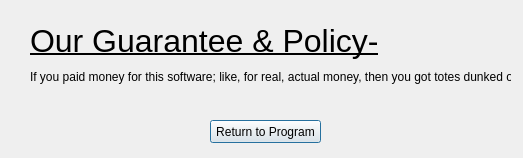
<?xml version="1.0" encoding="UTF-8"?>
<ui version="4.0">
 <class>Policy</class>
 <widget class="QDialog" name="Policy">
  <property name="geometry">
   <rect>
    <x>0</x>
    <y>0</y>
    <width>523</width>
    <height>158</height>
   </rect>
  </property>
  <property name="windowTitle">
   <string>Dialog</string>
  </property>
  <widget class="QLabel" name="label">
   <property name="geometry">
    <rect>
     <x>30</x>
     <y>20</y>
     <width>571</width>
     <height>41</height>
    </rect>
   </property>
   <property name="font">
    <font>
     <pointsize>24</pointsize>
     <weight>50</weight>
     <bold>false</bold>
     <underline>true</underline>
    </font>
   </property>
   <property name="text">
    <string>Our Guarantee &amp; Policy-</string>
   </property>
  </widget>
  <widget class="QLabel" name="label_2">
   <property name="geometry">
    <rect>
     <x>30</x>
     <y>70</y>
     <width>481</width>
     <height>51</height>
    </rect>
   </property>
   <property name="text">
    <string>If you paid money for this software; like, for real, actual money, then you got totes dunked on.</string>
   </property>
   <property name="alignment">
    <set>Qt::AlignLeading|Qt::AlignLeft|Qt::AlignTop</set>
   </property>
  </widget>
  <widget class="QPushButton" name="pushButton">
   <property name="geometry">
    <rect>
     <x>210</x>
     <y>120</y>
     <width>111</width>
     <height>23</height>
    </rect>
   </property>
   <property name="text">
    <string>Return to Program</string>
   </property>
  </widget>
 </widget>
 <resources/>
 <connections/>
</ui>
